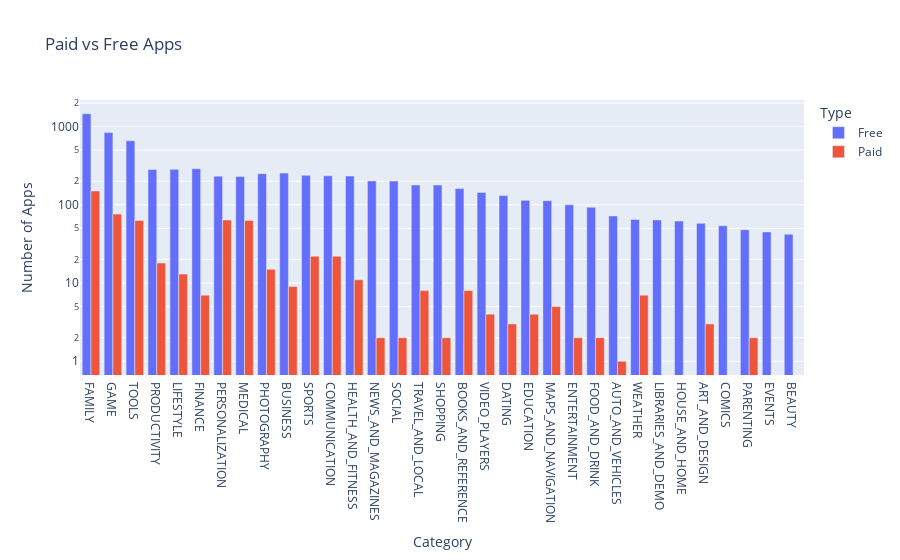

The cell this chart's notebook holds for it:
### Markdown cell above
**Challenge**: Use the plotly express bar [chart examples](https://plotly.com/python/bar-charts/#bar-chart-with-sorted-or-ordered-categories) and the [.bar() API reference](https://plotly.com/python-api-reference/generated/plotly.express.bar.html#plotly.express.bar) to create this bar chart: 

<img src=https://imgur.com/LE0XCxA.png>

You'll want to use the `df_free_vs_paid` DataFrame that you created above that has the total number of free and paid apps per category. 

See if you can figure out how to get the look above by changing the `categoryorder` to 'total descending' as outlined in the documentation here [here](https://plotly.com/python/categorical-axes/#automatically-sorting-categories-by-name-or-total-value).

### Code cell
fig = px.bar(df_free_vs_paid, x=df_free_vs_paid.Category, y=df_free_vs_paid.App, color='Type',
            barmode='group', title='Paid vs Free Apps')

fig.update_layout(xaxis_title='Category',
                    yaxis_title='Number of Apps',
                    xaxis={'categoryorder':'total descending'},
                    yaxis=dict(type='log'))

fig.show()

### Figure 1 — Plotly figure (JSON) as saved in the notebook; plotly's stock layout.template omitted (floating-point values rounded to 4 significant figures)
{"data": [{"alignmentgroup": "True", "hovertemplate": "Type=Free<br>Category=%{x}<br>App=%{y}<extra></extra>", "legendgroup": "Free", "marker": {"color": "#636efa", "pattern": {"shape": ""}}, "name": "Free", "offsetgroup": "Free", "orientation": "v", "showlegend": true, "textposition": "auto", "type": "bar", "x": ["ART_AND_DESIGN", "AUTO_AND_VEHICLES", "BEAUTY", "BOOKS_AND_REFERENCE", "BUSINESS", "COMICS", "COMMUNICATION", "DATING", "EDUCATION", "ENTERTAINMENT", "EVENTS", "FAMILY", "FINANCE", "FOOD_AND_DRINK", "GAME", "HEALTH_AND_FITNESS", "HOUSE_AND_HOME", "LIBRARIES_AND_DEMO", "LIFESTYLE", "MAPS_AND_NAVIGATION", "MEDICAL", "NEWS_AND_MAGAZINES", "PARENTING", "PERSONALIZATION", "PHOTOGRAPHY", "PRODUCTIVITY", "SHOPPING", "SOCIAL", "SPORTS", "TOOLS", "TRAVEL_AND_LOCAL", "VIDEO_PLAYERS", "WEATHER"], "xaxis": "x", "y": [58, 72, 42, 161, 254, 54, 235, 131, 114, 100, 45, 1458, 289, 93, 838, 233, 62, 64, 284, 113, 230, 202, 48, 232, 250, 283, 179, 201, 238, 658, 179, 144, 65], "yaxis": "y"}, {"alignmentgroup": "True", "hovertemplate": "Type=Paid<br>Category=%{x}<br>App=%{y}<extra></extra>", "legendgroup": "Paid", "marker": {"color": "#EF553B", "pattern": {"shape": ""}}, "name": "Paid", "offsetgroup": "Paid", "orientation": "v", "showlegend": true, "textposition": "auto", "type": "bar", "x": ["ART_AND_DESIGN", "AUTO_AND_VEHICLES", "BOOKS_AND_REFERENCE", "BUSINESS", "COMMUNICATION", "DATING", "EDUCATION", "ENTERTAINMENT", "FAMILY", "FINANCE", "FOOD_AND_DRINK", "GAME", "HEALTH_AND_FITNESS", "LIFESTYLE", "MAPS_AND_NAVIGATION", "MEDICAL", "NEWS_AND_MAGAZINES", "PARENTING", "PERSONALIZATION", "PHOTOGRAPHY", "PRODUCTIVITY", "SHOPPING", "SOCIAL", "SPORTS", "TOOLS", "TRAVEL_AND_LOCAL", "VIDEO_PLAYERS", "WEATHER"], "xaxis": "x", "y": [3, 1, 8, 9, 22, 3, 4, 2, 150, 7, 2, 76, 11, 13, 5, 63, 2, 2, 64, 15, 18, 2, 2, 22, 63, 8, 4, 7], "yaxis": "y"}], "layout": {"barmode": "group", "legend": {"title": {"text": "Type"}, "tracegroupgap": 0}, "title": {"text": "Paid vs Free Apps"}, "xaxis": {"anchor": "y", "categoryorder": "total descending", "domain": [0, 1], "title": {"text": "Category"}}, "yaxis": {"anchor": "x", "domain": [0, 1], "title": {"text": "Number of Apps"}, "type": "log"}}}
